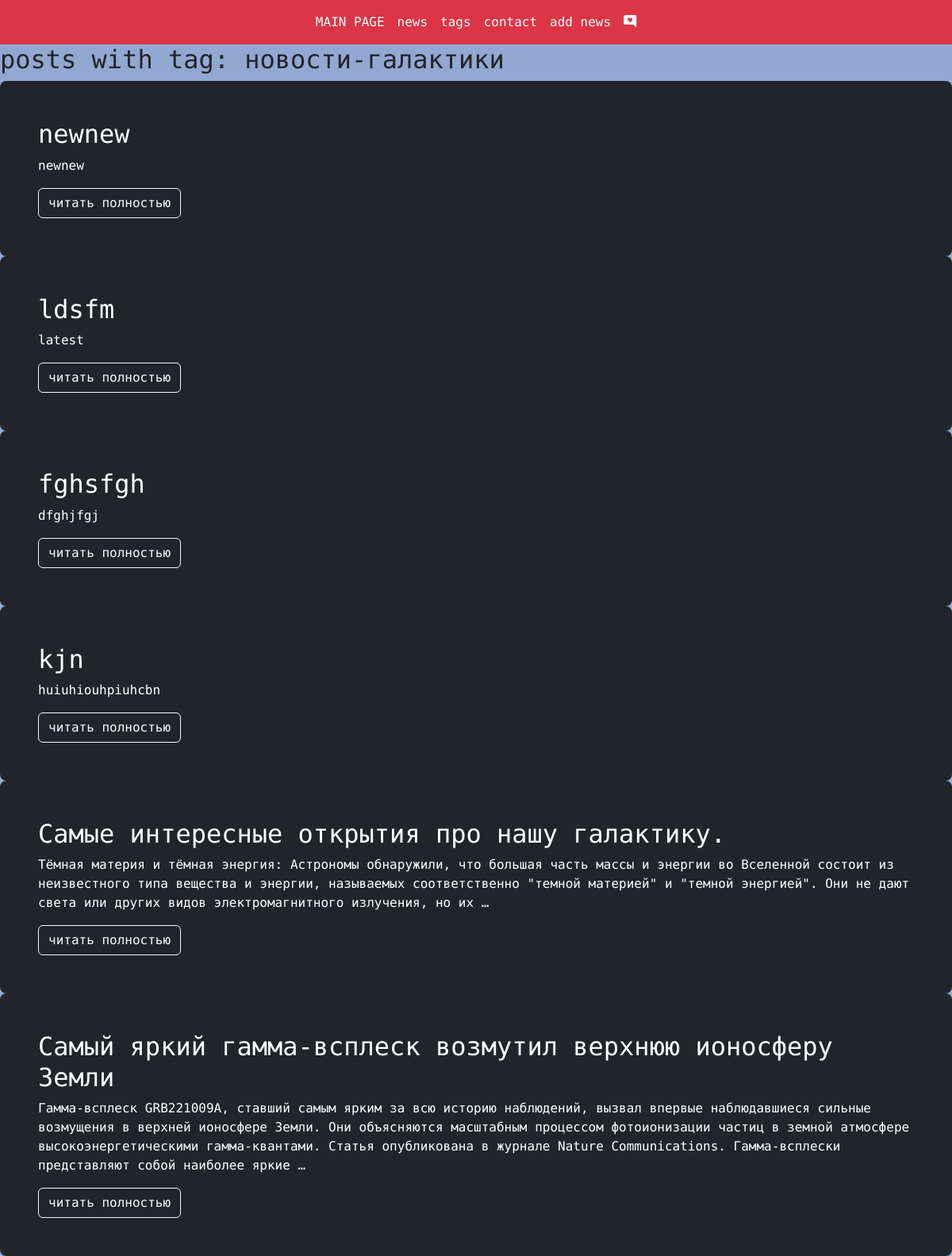
Page /blog/tags/news_milky/ on the earlier database version.
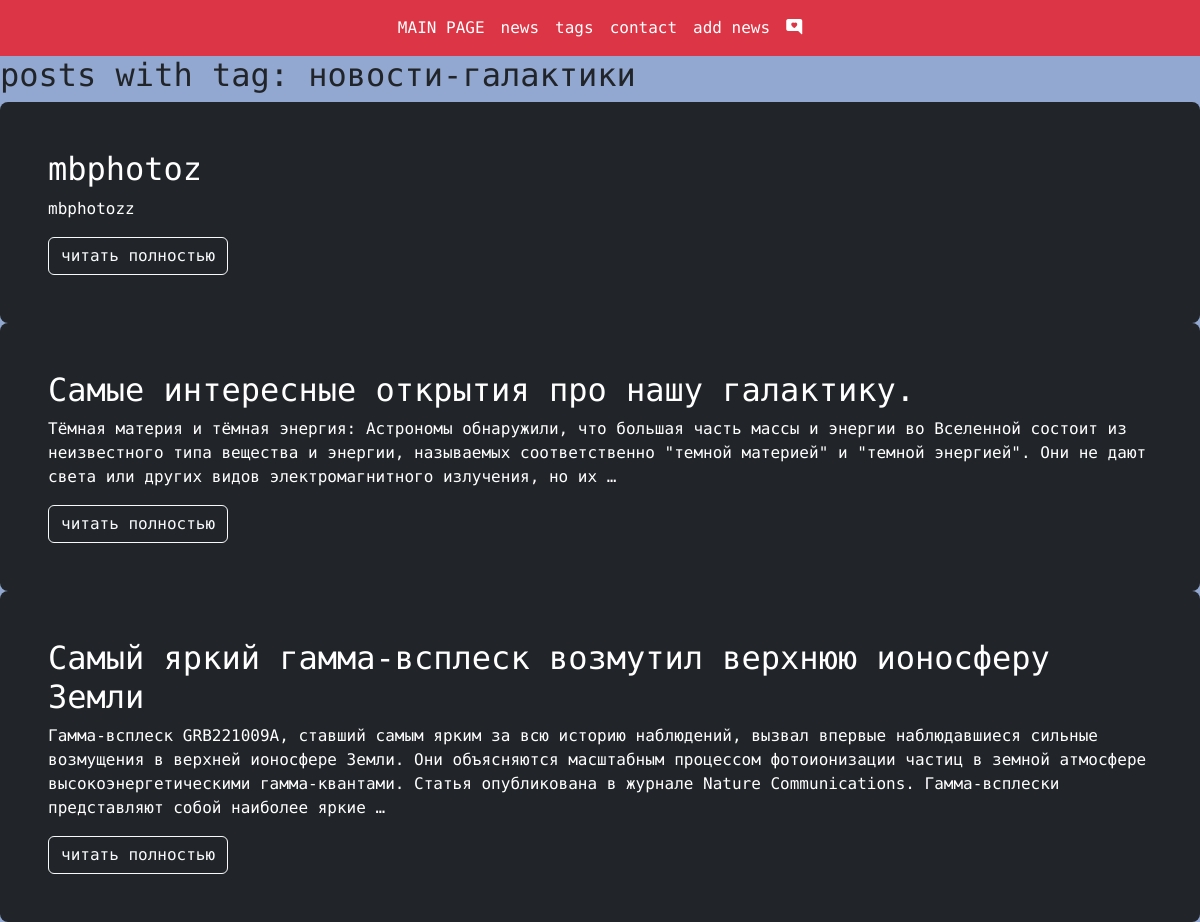
Same page on the later database version.
### blog/models.py (models this page shows, shortened)
class SkyNews(models.Model):
    title = models.CharField(max_length=255, verbose_name="Заголовок")#строковое поле с ограничением кол-ва ввода
    slug = models.SlugField(max_length=255, db_index=True, unique=True)
    newscontent = models.TextField(blank=True)#бланк тру - можно ниче не передавать
    time_create = models.DateTimeField(auto_now_add=True)
    time_update = models.DateTimeField(auto_now=True)
    is_published = models.BooleanField(default=True)
    tags = models.ManyToManyField('Tag', blank=True, related_name='posts')
    photo = models.ImageField(upload_to='photos/%Y/%m/%d/', default=None,
                              blank=True, null=True, verbose_name='фото')
    ''' This is a Python function that returns the absolute URL for a specific object instance in Django
   web framework. It uses the reverse function from django.urls module to generate the URL by
   reversing the URL configuration. In this case, it reverses the 'posts_detail' view name and
    passes the keyword argument 'slug' with the value of the current object's slug attribute (self.slug).
     This method is commonly used in class-based
   views (CBV) when you need to create links to detail pages for individual objects.'''
    def get_absolute_url(self):
        return reverse('posts_detail', kwargs={'slug': self.slug})
    class Meta:
        ordering = ['-time_create']
        indexes = [
            models.Index(fields=['-time_create'])
        ]

### blog/views.py (the view)
# urls.py: path('tags/<str:slug>/', tag_detail, name='tag_detail_url'),
def tag_detail(request, slug):
    tag = Tag.objects.get(slug__iexact=slug)
    return render(request, 'blog/tag_detail.html', context={'tag': tag})

### blog/templates/blog/tag_detail.html (shortened to what this page needs)
{% extends 'base.html' %}
{% block content %}
<h2>posts with tag: {{tag.title}}</h2>
{% for post in tag.posts.all %}
 <div class="h-100 p-5 text-bg-dark rounded-3">
          <h2>{{ post.title }}</h2>
          <p> {{ post.newscontent|truncatewords:40 }}</p>
            <a class="btn btn-outline-light" href="{{ post.get_absolute_url }}" role="button">читать полностью</a>
 </div>
{% endfor %}
{% endblock %}

Differences in the rows shown:
removed SkyNews: title "newnew", newscontent "newnew"
removed SkyNews: title "ldsfm", newscontent "latest"
removed SkyNews: title "fghsfgh", newscontent "dfghjfgj"
removed SkyNews: title "kjn", newscontent "huiuhiouhpiuhcbn"
added SkyNews: title "mbphotoz", newscontent "mbphotozz"
